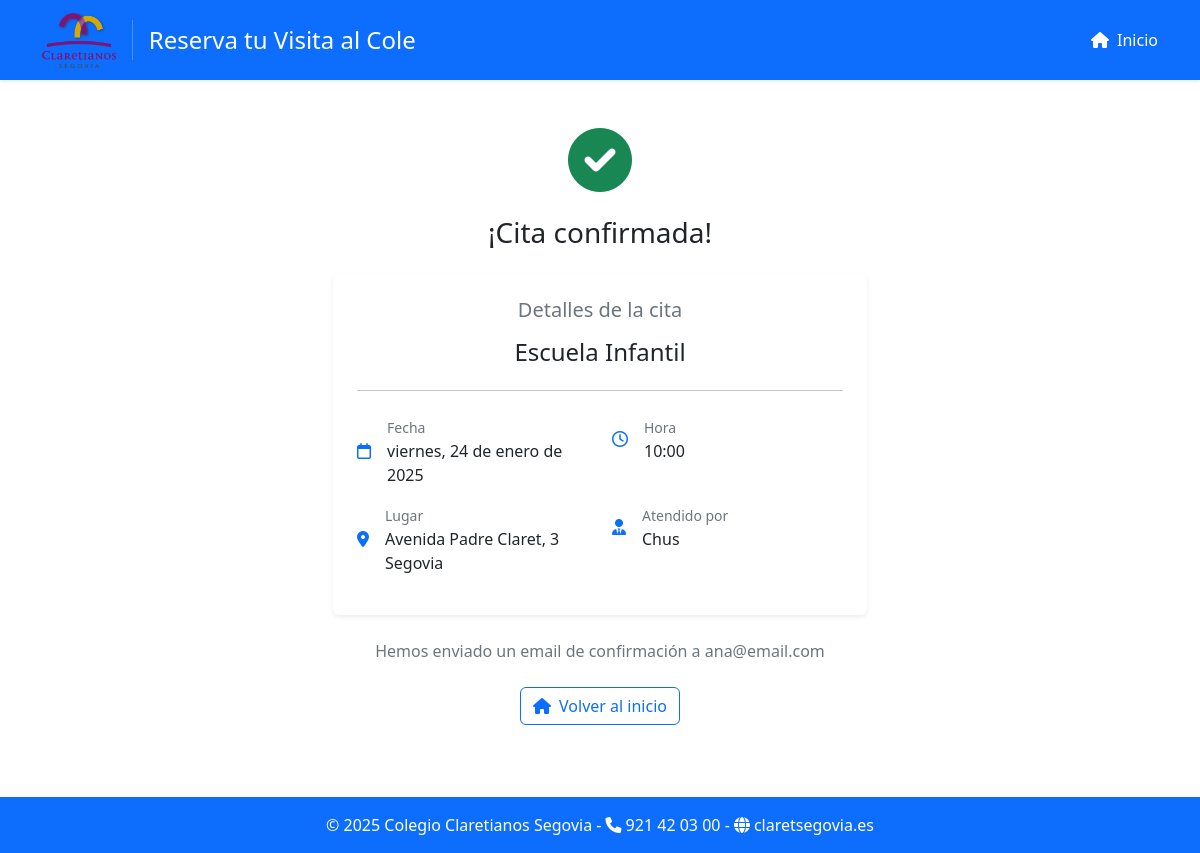
Page /appointment/1/confirmation/ on the earlier database version.
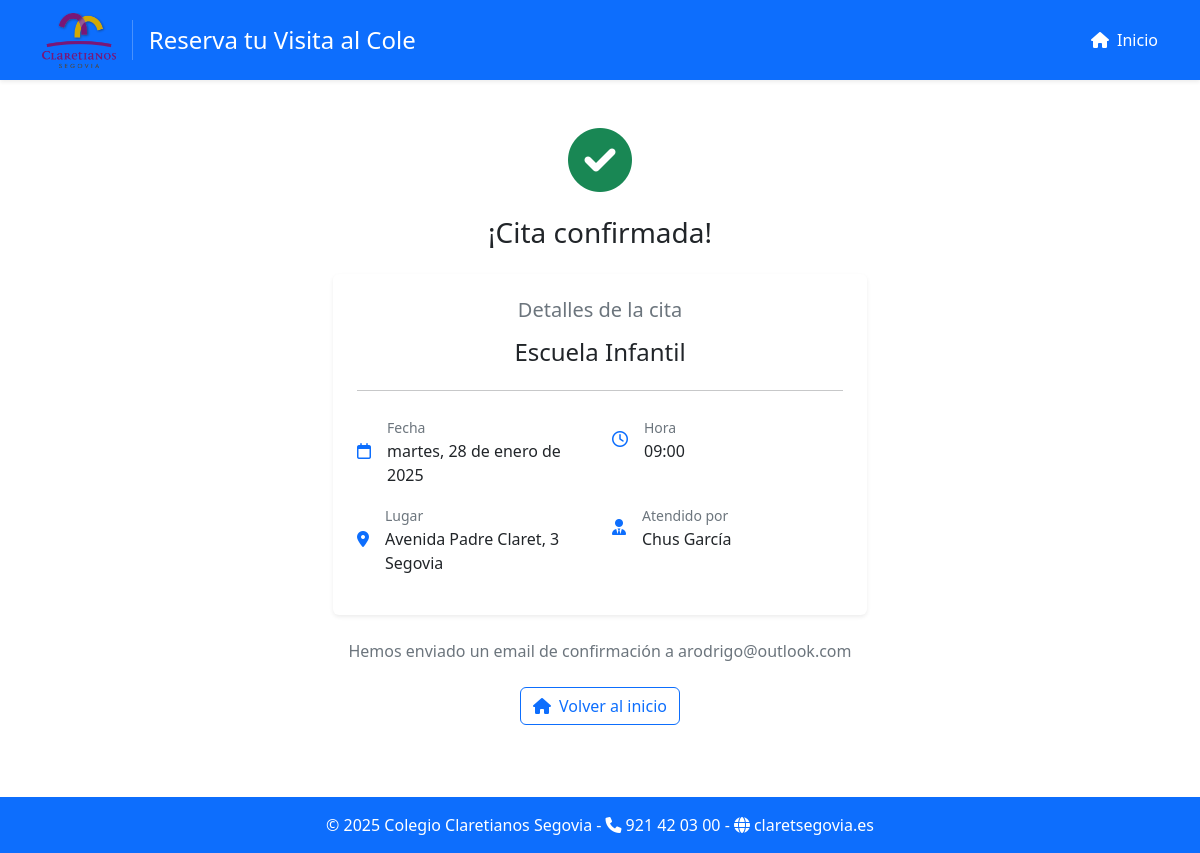
Same page on the later database version.
### visits/models.py (models this page shows, shortened)
class Appointment(models.Model):
    stage = models.ForeignKey(SchoolStage, on_delete=models.CASCADE)
    staff = models.ForeignKey(StaffProfile, on_delete=models.CASCADE)
    visitor_name = models.CharField(max_length=200)
    visitor_email = models.EmailField()
    visitor_phone = models.CharField(max_length=20)
    date = models.DateTimeField()
    created_at = models.DateTimeField(auto_now_add=True)
    class Meta:
        ordering = ['-date']

class SchoolStage(models.Model):
    name = models.CharField(max_length=100)
    description = models.TextField()

class StaffProfile(models.Model):
    user = models.OneToOneField(User, on_delete=models.CASCADE)
    allowed_stages = models.ManyToManyField(SchoolStage)
    def __str__(self):
        return self.user.get_full_name()

### visits/views.py (the view)
class AppointmentConfirmationView(TemplateView):
    template_name = 'visits/appointment_confirmation.html'
    def get_context_data(self, **kwargs):
        context = super().get_context_data(**kwargs)
        appointment_id = kwargs.get('appointment_id')
        appointment = get_object_or_404(Appointment, id=appointment_id)
        context['appointment'] = appointment
        return context

### visits/templates/visits/appointment_confirmation.html (shortened to what this page needs)
{% extends 'base.html' %}
{% block content %}
<div class="container-fluid px-4 py-5">
    <div class="row justify-content-center">
        <div class="col-md-6 text-center">
            <div class="success-icon mb-4">
                <i class="fas fa-check-circle text-success" style="font-size: 4rem;"></i>
            </div>
            <h1 class="h3 mb-4">¡Cita confirmada!</h1>
            <div class="card border-0 shadow-sm mb-4">
                <div class="card-body p-4">
                    <div class="mb-4">
                        <h5 class="text-secondary mb-3">Detalles de la cita</h5>
                        <p class="h4 mb-0">{{ appointment.stage.name }}</p>
                    </div>
                    <hr class="my-4">
                    <div class="row text-start">
                        <div class="col-md-6 mb-3">
                            <div class="d-flex align-items-center">
                                <i class="far fa-calendar text-primary me-3"></i>
                                <div>
                                    <small class="text-secondary">Fecha</small>
                                    <p class="mb-0">{{ appointment.date|date:"l, j \d\e F \d\e Y" }}</p>
                                </div>
                            </div>
                        </div>
                        <div class="col-md-6 mb-3">
                            <div class="d-flex align-items-center">
                                <i class="far fa-clock text-primary me-3"></i>
                                <div>
                                    <small class="text-secondary">Hora</small>
                                    <p class="mb-0">{{ appointment.date|time:"H:i" }}</p>
                                </div>
                            </div>
                        </div>
                        <div class="col-md-6 mb-3">
                            <div class="d-flex align-items-center">
                                <i class="fas fa-map-marker-alt text-primary me-3"></i>
                                <div>
                                    <small class="text-secondary">Lugar</small>
                                    <p class="mb-0">Avenida Padre Claret, 3<br>Segovia</p>
                                </div>
                            </div>
                        </div>
                        <div class="col-md-6">
                            <div class="d-flex align-items-center">
                                <i class="fas fa-user-tie text-primary me-3"></i>
                                <div>
                                    <small class="text-secondary">Atendido por</small>
                                    <p class="mb-0">{{ appointment.staff }}</p>
                                </div>
                            </div>
                        </div>
                    </div>
                </div>
            </div>
            <p class="text-secondary mb-4">
                Hemos enviado un email de confirmación a {{ appointment.visitor_email }}
            </p>
            <a href="{% url 'public_booking' %}" class="btn btn-outline-primary">
                <i class="fas fa-home me-2"></i>Volver al inicio
            </a>
        </div>
    </div>
</div>
{% endblock %}

### visits/templates/base.html (shortened to what this page needs)
<!DOCTYPE html>
<html lang="es">
<head>
    {% load static %}
    <link href="https://cdn.jsdelivr.net/npm/bootstrap@5.3.2/dist/css/bootstrap.min.css" rel="stylesheet">
    <link href="https://cdnjs.cloudflare.com/ajax/libs/font-awesome/6.0.0/css/all.min.css" rel="stylesheet">
    <link href="https://cdn.jsdelivr.net/npm/fullcalendar@5.11.3/main.min.css" rel="stylesheet">
</head>
<body class="min-vh-100 d-flex flex-column">
    <header class="bg-primary text-white shadow-sm d-none d-md-block">
        <div class="container">
            <div class="d-flex align-items-center justify-content-between" style="height: 80px;">
                <a href="{% url 'public_booking' %}" class="logo-link d-flex align-items-center text-white text-decoration-none">
                    <img
                        src="{% static 'visits/images/logo.png' %}"
                        alt="Colegio Claretianos Segovia"
                        style="height: 56px; width: auto;"
                    >
                    <h1 class="h4 m-0">Reserva tu Visita al Cole</h1>
                </a>
                <nav class="d-flex align-items-center gap-4">
                    <a class="text-white text-decoration-none {% if request.resolver_match.url_name == 'public_booking' %}fw-bold{% endif %}"
                       href="{% url 'public_booking' %}">
                       <i class="fas fa-home me-2"></i>Inicio
                    </a>
                </nav>
            </div>
        </div>
    </header>
    <main class="flex-grow-1">
        {% block content %}
        {% endblock %}
    </main>
    <footer class="bg-primary text-white py-3 mt-4">
        <div class="container text-center">
            <p class="mb-0">
                © {% now "Y" %} Colegio Claretianos Segovia -
                <a href="tel:+34921420300" class="footer-link">
                    <i class="fas fa-phone me-1"></i>921 42 03 00
                </a> -
                <a href="https://claretsegovia.es" class="footer-link" target="_blank" rel="noopener">
                    <i class="fas fa-globe me-1"></i>claretsegovia.es
                </a>
            </p>
        </div>
    </footer>
</body>
</html>

### visits/templates/visits/appointment_confirmation.html (style rules this page uses)
.container-fluid { max-width: 1140px; }

### visits/templates/base.html (style rules this page uses)
:root { --primary-color: #0d6efd; --header-height: 80px; }
.footer-link { color: white; text-decoration: none; transition: opacity 0.3s ease; }
.logo-link { transition: opacity 0.2s ease; }

Differences in the rows shown:
changed Appointment "Escuela Infantil": date "viernes, 24 de enero de 2025" → "martes, 28 de enero de 2025"; date "10:00" → "09:00"; staff "Chus" → "Chus García"; visitor_email "ana@email.com" → "arodrigo@outlook.com"
